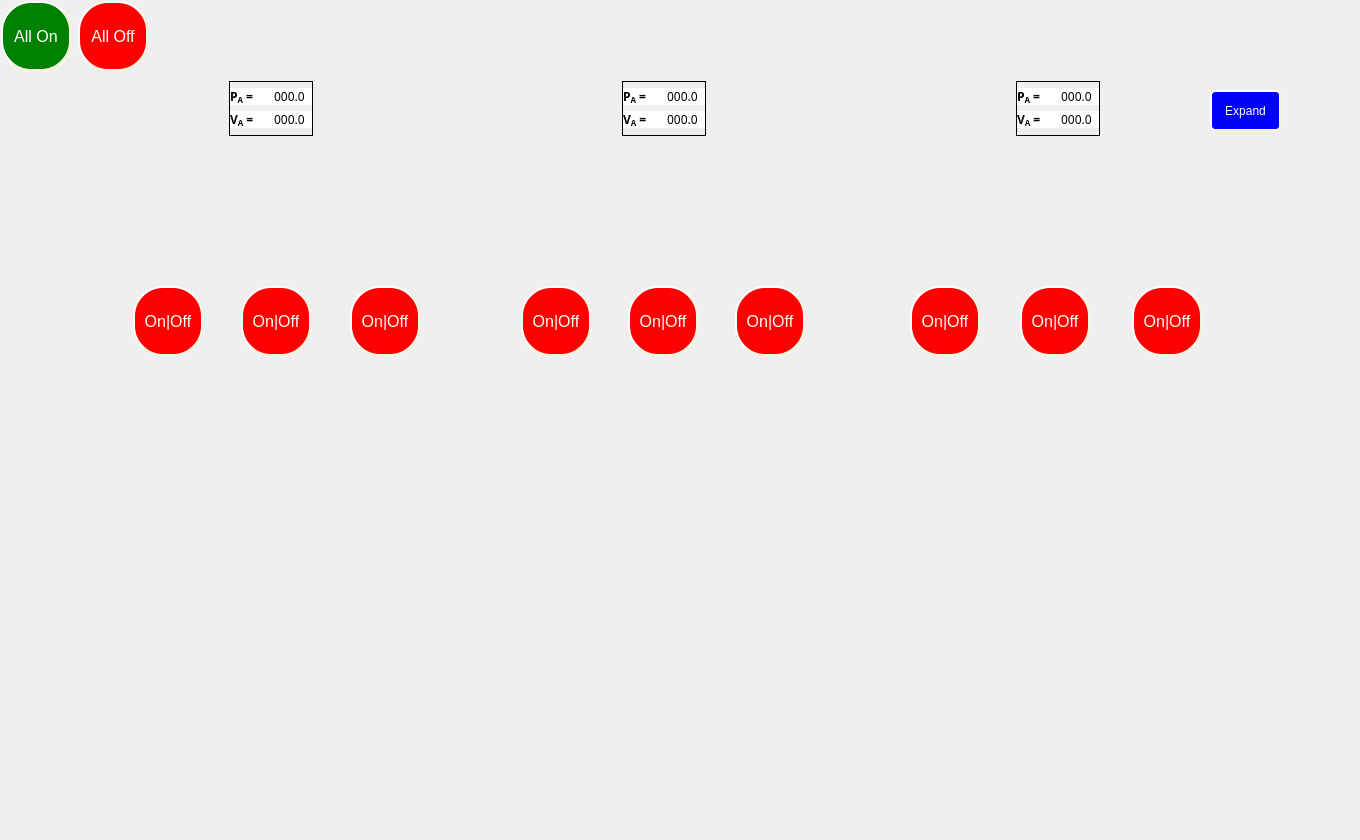
    <widget class="QWidget" name="InductiveLoads">
     <attribute name="title">
      <string>Inductive Loads</string>
     </attribute>
     <widget class="QLabel" name="label_2">
      <property name="geometry">
       <rect>
        <x>0</x>
        <y>110</y>
        <width>1351</width>
        <height>721</height>
       </rect>
      </property>
      <property name="styleSheet">
       <string notr="true">border-image: url(:/img/Ind.png);</string>
      </property>
      <property name="text">
       <string/>
      </property>
     </widget>
     <widget class="QPushButton" name="btnL1">
      <property name="geometry">
       <rect>
        <x>133</x>
        <y>286</y>
        <width>70</width>
        <height>70</height>
       </rect>
      </property>
      <property name="sizePolicy">
       <sizepolicy hsizetype="Preferred" vsizetype="Fixed">
        <horstretch>0</horstretch>
        <verstretch>0</verstretch>
       </sizepolicy>
      </property>
      <property name="minimumSize">
       <size>
        <width>70</width>
        <height>70</height>
       </size>
      </property>
      <property name="maximumSize">
       <size>
        <width>70</width>
        <height>70</height>
       </size>
      </property>
      <property name="styleSheet">
       <string notr="true">#btnL1{
background-color: red;
border-radius: 30px;
border-style: outset;
border-width: 2px;
border-color: beige;
padding: 3px;
max-width:60px;
max-height:60px;
min-width:60px;
min-height:60px;
font-size:16px;
font-weight:300;
color: white;
text-align:center;
}
#btnL1:checked{
	background-color: green;
}</string>
      </property>
      <property name="text">
       <string>On|Off</string>
      </property>
      <property name="checkable">
       <bool>true</bool>
      </property>
     </widget>
     <widget class="QPushButton" name="btnL2">
      <property name="geometry">
       <rect>
        <x>241</x>
        <y>286</y>
        <width>70</width>
        <height>70</height>
       </rect>
      </property>
      <property name="sizePolicy">
       <sizepolicy hsizetype="Preferred" vsizetype="Fixed">
        <horstretch>0</horstretch>
        <verstretch>0</verstretch>
       </sizepolicy>
      </property>
      <property name="minimumSize">
       <size>
        <width>70</width>
        <height>70</height>
       </size>
      </property>
      <property name="maximumSize">
       <size>
        <width>70</width>
        <height>70</height>
       </size>
      </property>
      <property name="styleSheet">
       <string notr="true">#btnL2{
background-color: red;
border-radius: 30px;
border-style: outset;
border-width: 2px;
border-color: beige;
padding: 3px;
max-width:60px;
max-height:60px;
min-width:60px;
min-height:60px;
font-size:16px;
font-weight:300;
color: white;
text-align:center;
}
#btnL2:checked{
	background-color: green;
}</string>
      </property>
      <property name="text">
       <string>On|Off</string>
      </property>
      <property name="checkable">
       <bool>true</bool>
      </property>
     </widget>
     <widget class="QPushButton" name="btnL3">
      <property name="geometry">
       <rect>
        <x>350</x>
        <y>286</y>
        <width>70</width>
        <height>70</height>
       </rect>
      </property>
      <property name="sizePolicy">
       <sizepolicy hsizetype="Preferred" vsizetype="Fixed">
        <horstretch>0</horstretch>
        <verstretch>0</verstretch>
       </sizepolicy>
      </property>
      <property name="minimumSize">
       <size>
        <width>70</width>
        <height>70</height>
       </size>
      </property>
      <property name="maximumSize">
       <size>
        <width>70</width>
        <height>70</height>
       </size>
      </property>
      <property name="styleSheet">
       <string notr="true">#btnL3{
background-color: red;
border-radius: 30px;
border-style: outset;
border-width: 2px;
border-color: beige;
padding: 3px;
max-width:60px;
max-height:60px;
min-width:60px;
min-height:60px;
font-size:16px;
font-weight:300;
color: white;
text-align:center;
}
#btnL3:checked{
	background-color: green;
}</string>
      </property>
      <property name="text">
       <string>On|Off</string>
      </property>
      <property name="checkable">
       <bool>true</bool>
      </property>
     </widget>
     <widget class="QPushButton" name="btnL4">
      <property name="geometry">
       <rect>
        <x>521</x>
        <y>286</y>
        <width>70</width>
        <height>70</height>
       </rect>
      </property>
      <property name="sizePolicy">
       <sizepolicy hsizetype="Preferred" vsizetype="Fixed">
        <horstretch>0</horstretch>
        <verstretch>0</verstretch>
       </sizepolicy>
      </property>
      <property name="minimumSize">
       <size>
        <width>70</width>
        <height>70</height>
       </size>
      </property>
      <property name="maximumSize">
       <size>
        <width>70</width>
        <height>70</height>
       </size>
      </property>
      <property name="styleSheet">
       <string notr="true">#btnL4{
background-color: red;
border-radius: 30px;
border-style: outset;
border-width: 2px;
border-color: beige;
padding: 3px;
max-width:60px;
max-height:60px;
min-width:60px;
min-height:60px;
font-size:16px;
font-weight:300;
color: white;
text-align:center;
}
#btnL4:checked{
	background-color: green;
}</string>
      </property>
      <property name="text">
       <string>On|Off</string>
      </property>
      <property name="checkable">
       <bool>true</bool>
      </property>
     </widget>
     <widget class="QPushButton" name="btnL5">
      <property name="geometry">
       <rect>
        <x>628</x>
        <y>286</y>
        <width>70</width>
        <height>70</height>
       </rect>
      </property>
      <property name="sizePolicy">
       <sizepolicy hsizetype="Preferred" vsizetype="Fixed">
        <horstretch>0</horstretch>
        <verstretch>0</verstretch>
       </sizepolicy>
      </property>
      <property name="minimumSize">
       <size>
        <width>70</width>
        <height>70</height>
       </size>
      </property>
      <property name="maximumSize">
       <size>
        <width>70</width>
        <height>70</height>
       </size>
      </property>
      <property name="styleSheet">
       <string notr="true">#btnL5{
background-color: red;
border-radius: 30px;
border-style: outset;
border-width: 2px;
border-color: beige;
padding: 3px;
max-width:60px;
max-height:60px;
min-width:60px;
min-height:60px;
font-size:16px;
font-weight:300;
color: white;
text-align:center;
}
#btnL5:checked{
	background-color: green;
}</string>
      </property>
      <property name="text">
       <string>On|Off</string>
      </property>
      <property name="checkable">
       <bool>true</bool>
      </property>
     </widget>
     <widget class="QPushButton" name="btnL6">
      <property name="geometry">
       <rect>
        <x>735</x>
        <y>286</y>
        <width>70</width>
        <height>70</height>
       </rect>
      </property>
      <property name="sizePolicy">
       <sizepolicy hsizetype="Preferred" vsizetype="Fixed">
        <horstretch>0</horstretch>
        <verstretch>0</verstretch>
       </sizepolicy>
      </property>
      <property name="minimumSize">
       <size>
        <width>70</width>
        <height>70</height>
       </size>
      </property>
      <property name="maximumSize">
       <size>
        <width>70</width>
        <height>70</height>
       </size>
      </property>
      <property name="styleSheet">
       <string notr="true">#btnL6{
background-color: red;
border-radius: 30px;
border-style: outset;
border-width: 2px;
border-color: beige;
padding: 3px;
max-width:60px;
max-height:60px;
min-width:60px;
min-height:60px;
font-size:16px;
font-weight:300;
color: white;
text-align:center;
}
#btnL6:checked{
	background-color: green;
}</string>
      </property>
      <property name="text">
       <string>On|Off</string>
      </property>
      <property name="checkable">
       <bool>true</bool>
      </property>
     </widget>
     <widget class="QPushButton" name="btnL7">
      <property name="geometry">
       <rect>
        <x>910</x>
        <y>286</y>
        <width>70</width>
        <height>70</height>
       </rect>
      </property>
      <property name="sizePolicy">
       <sizepolicy hsizetype="Preferred" vsizetype="Fixed">
        <horstretch>0</horstretch>
        <verstretch>0</verstretch>
       </sizepolicy>
      </property>
      <property name="minimumSize">
       <size>
        <width>70</width>
        <height>70</height>
       </size>
      </property>
      <property name="maximumSize">
       <size>
        <width>70</width>
        <height>70</height>
       </size>
      </property>
      <property name="styleSheet">
       <string notr="true">#btnL7{
background-color: red;
border-radius: 30px;
border-style: outset;
border-width: 2px;
border-color: beige;
padding: 3px;
max-width:60px;
max-height:60px;
min-width:60px;
min-height:60px;
font-size:16px;
font-weight:300;
color: white;
text-align:center;
}
#btnL7:checked{
	background-color: green;
}</string>
      </property>
      <property name="text">
       <string>On|Off</string>
      </property>
      <property name="checkable">
       <bool>true</bool>
      </property>
     </widget>
     <widget class="QPushButton" name="btnL8">
      <property name="geometry">
       <rect>
        <x>1020</x>
        <y>286</y>
        <width>70</width>
        <height>70</height>
       </rect>
      </property>
      <property name="sizePolicy">
       <sizepolicy hsizetype="Preferred" vsizetype="Fixed">
        <horstretch>0</horstretch>
        <verstretch>0</verstretch>
       </sizepolicy>
      </property>
      <property name="minimumSize">
       <size>
        <width>70</width>
        <height>70</height>
       </size>
      </property>
      <property name="maximumSize">
       <size>
        <width>70</width>
        <height>70</height>
       </size>
      </property>
      <property name="styleSheet">
       <string notr="true">#btnL8{
background-color: red;
border-radius: 30px;
border-style: outset;
border-width: 2px;
border-color: beige;
padding: 3px;
max-width:60px;
max-height:60px;
min-width:60px;
min-height:60px;
font-size:16px;
font-weight:300;
color: white;
text-align:center;
}
#btnL8:checked{
	background-color: green;
}</string>
      </property>
      <property name="text">
       <string>On|Off</string>
      </property>
      <property name="checkable">
       <bool>true</bool>
      </property>
     </widget>
     <widget class="QPushButton" name="btnL9">
      <property name="geometry">
       <rect>
        <x>1132</x>
        <y>286</y>
        <width>70</width>
        <height>70</height>
       </rect>
      </property>
      <property name="sizePolicy">
       <sizepolicy hsizetype="Preferred" vsizetype="Fixed">
        <horstretch>0</horstretch>
        <verstretch>0</verstretch>
       </sizepolicy>
      </property>
      <property name="minimumSize">
       <size>
        <width>70</width>
        <height>70</height>
       </size>
      </property>
      <property name="maximumSize">
       <size>
        <width>70</width>
        <height>70</height>
       </size>
      </property>
      <property name="styleSheet">
       <string notr="true">#btnL9{
background-color: red;
border-radius: 30px;
border-style: outset;
border-width: 2px;
border-color: beige;
padding: 3px;
max-width:60px;
max-height:60px;
min-width:60px;
min-height:60px;
font-size:16px;
font-weight:300;
color: white;
text-align:center;
}
#btnL9:checked{
	background-color: green;
}</string>
      </property>
      <property name="text">
       <string>On|Off</string>
      </property>
      <property name="checkable">
       <bool>true</bool>
      </property>
     </widget>
     <widget class="QFrame" name="frame_6">
      <property name="geometry">
       <rect>
        <x>622</x>
        <y>81</y>
        <width>84</width>
        <height>55</height>
       </rect>
      </property>
      <property name="frameShape">
       <enum>QFrame::Panel</enum>
      </property>
      <layout class="QHBoxLayout" name="horizontalLayout_10">
       <property name="spacing">
        <number>0</number>
       </property>
       <property name="leftMargin">
        <number>0</number>
       </property>
       <property name="topMargin">
        <number>0</number>
       </property>
       <property name="rightMargin">
        <number>0</number>
       </property>
       <property name="bottomMargin">
        <number>0</number>
       </property>
       <item>
        <layout class="QVBoxLayout" name="verticalLayout_17">
         <item>
          <widget class="QLabel" name="Pa_label_middle_IndLoad">
           <property name="sizePolicy">
            <sizepolicy hsizetype="Expanding" vsizetype="Fixed">
             <horstretch>0</horstretch>
             <verstretch>0</verstretch>
            </sizepolicy>
           </property>
           <property name="font">
            <font>
             <family>Inter UI</family>
             <pointsize>9</pointsize>
             <weight>75</weight>
             <bold>true</bold>
             <stylestrategy>PreferDefault</stylestrategy>
            </font>
           </property>
           <property name="styleSheet">
            <string notr="true">background-color: rgb(255, 255, 255);</string>
           </property>
           <property name="text">
            <string>&lt;html&gt;&lt;head/&gt;&lt;body&gt;&lt;p&gt;P&lt;span style=&quot; vertical-align:sub;&quot;&gt;A&lt;/span&gt; =&lt;/p&gt;&lt;/body&gt;&lt;/html&gt;</string>
           </property>
          </widget>
         </item>
         <item>
          <widget class="QLabel" name="Va_label_middle_IndLoad">
           <property name="sizePolicy">
            <sizepolicy hsizetype="Expanding" vsizetype="Fixed">
             <horstretch>0</horstretch>
             <verstretch>0</verstretch>
            </sizepolicy>
           </property>
           <property name="font">
            <font>
             <family>Inter UI</family>
             <pointsize>9</pointsize>
             <weight>75</weight>
             <bold>true</bold>
            </font>
           </property>
           <property name="styleSheet">
            <string notr="true">background-color: rgb(255, 255, 255);</string>
           </property>
           <property name="text">
            <string>&lt;html&gt;&lt;head/&gt;&lt;body&gt;&lt;p&gt;V&lt;span style=&quot; vertical-align:sub;&quot;&gt;A&lt;/span&gt; =&lt;/p&gt;&lt;/body&gt;&lt;/html&gt;</string>
           </property>
          </widget>
         </item>
        </layout>
       </item>
       <item>
        <layout class="QVBoxLayout" name="verticalLayout_18">
         <item>
          <widget class="QLabel" name="Pa_live_label_middle_IndLoad">
           <property name="sizePolicy">
            <sizepolicy hsizetype="Expanding" vsizetype="Fixed">
             <horstretch>0</horstretch>
             <verstretch>0</verstretch>
            </sizepolicy>
           </property>
           <property name="font">
            <font>
             <family>Inter UI Medium</family>
             <pointsize>9</pointsize>
            </font>
           </property>
           <property name="styleSheet">
            <string notr="true">background-color: rgb(255, 255, 255);</string>
           </property>
           <property name="text">
            <string> 000.0 </string>
           </property>
          </widget>
         </item>
         <item>
          <widget class="QLabel" name="Va_live_label_middle_IndLoad">
           <property name="sizePolicy">
            <sizepolicy hsizetype="Expanding" vsizetype="Fixed">
             <horstretch>0</horstretch>
             <verstretch>0</verstretch>
            </sizepolicy>
           </property>
           <property name="font">
            <font>
             <family>Inter UI Medium</family>
             <pointsize>9</pointsize>
            </font>
           </property>
           <property name="styleSheet">
            <string notr="true">background-color: rgb(255, 255, 255);</string>
           </property>
           <property name="text">
            <string> 000.0 </string>
           </property>
          </widget>
         </item>
        </layout>
       </item>
      </layout>
     </widget>
     <widget class="QWidget" name="layoutWidget">
      <property name="geometry">
       <rect>
        <x>0</x>
        <y>0</y>
        <width>149</width>
        <height>72</height>
       </rect>
      </property>
      <layout class="QHBoxLayout" name="horizontalLayout_5">
       <item>
        <widget class="QPushButton" name="btnAllOn_L">
         <property name="sizePolicy">
          <sizepolicy hsizetype="Preferred" vsizetype="Fixed">
           <horstretch>0</horstretch>
           <verstretch>0</verstretch>
          </sizepolicy>
         </property>
         <property name="minimumSize">
          <size>
           <width>70</width>
           <height>70</height>
          </size>
         </property>
         <property name="maximumSize">
          <size>
           <width>70</width>
           <height>70</height>
          </size>
         </property>
         <property name="styleSheet">
          <string notr="true">#btnAllOn_L{
background-color: green;
border-radius: 30px;
border-style: outset;
border-width: 2px;
border-color: beige;
padding: 3px;
max-width:60px;
max-height:60px;
min-width:60px;
min-height:60px;
font-size:16px;
font-weight:300;
color: white;
text-align:center;
}
#btnAllOn_L:checked{
	background-color: #28B463;
}</string>
         </property>
         <property name="text">
          <string>All On</string>
         </property>
         <property name="checkable">
          <bool>true</bool>
         </property>
        </widget>
       </item>
       <item>
        <widget class="QPushButton" name="btnAllOff_L">
         <property name="sizePolicy">
          <sizepolicy hsizetype="Preferred" vsizetype="Fixed">
           <horstretch>0</horstretch>
           <verstretch>0</verstretch>
          </sizepolicy>
         </property>
         <property name="minimumSize">
          <size>
           <width>70</width>
           <height>70</height>
          </size>
         </property>
         <property name="maximumSize">
          <size>
           <width>70</width>
           <height>70</height>
          </size>
         </property>
         <property name="styleSheet">
          <string notr="true">#btnAllOff_L{
background-color: red;
border-radius: 30px;
border-style: outset;
border-width: 2px;
border-color: beige;
padding: 3px;
max-width:60px;
max-height:60px;
min-width:60px;
min-height:60px;
font-size:16px;
font-weight:300;
color: white;
text-align:center;
}
#btnAllOff_L:checked{
	background-color: #F1948A;
}</string>
         </property>
         <property name="text">
          <string>All Off</string>
         </property>
         <property name="checkable">
          <bool>true</bool>
         </property>
        </widget>
       </item>
      </layout>
     </widget>
     <widget class="QPushButton" name="Ind_left_expand_butt">
      <property name="geometry">
       <rect>
        <x>1210</x>
        <y>90</y>
        <width>71</width>
        <height>41</height>
       </rect>
      </property>
      <property name="sizePolicy">
       <sizepolicy hsizetype="Minimum" vsizetype="Minimum">
        <horstretch>0</horstretch>
        <verstretch>0</verstretch>
       </sizepolicy>
      </property>
      <property name="minimumSize">
       <size>
        <width>10</width>
        <height>10</height>
       </size>
      </property>
      <property name="maximumSize">
       <size>
        <width>80</width>
        <height>80</height>
       </size>
      </property>
      <property name="sizeIncrement">
       <size>
        <width>1</width>
        <height>1</height>
       </size>
      </property>
      <property name="toolTip">
       <string>&lt;html&gt;&lt;head/&gt;&lt;body&gt;&lt;p&gt;Opens a window with data from all 3 phases.&lt;/p&gt;&lt;/body&gt;&lt;/html&gt;</string>
      </property>
      <property name="styleSheet">
       <string notr="true">#Ind_left_expand_butt{
background-color: blue;
border-style: outset;
border-radius: 5px;
border-width:2px;
border-color:beige;
font-size:12px;
font-weight:100;
color: white;

padding:2px;

}
#Ind_left_expand_butt:pressed{
	background-color: #ff8c00;
}</string>
      </property>
      <property name="text">
       <string>Expand</string>
      </property>
      <property name="checkable">
       <bool>true</bool>
      </property>
     </widget>
     <widget class="QFrame" name="frame_5">
      <property name="geometry">
       <rect>
        <x>229</x>
        <y>81</y>
        <width>84</width>
        <height>55</height>
       </rect>
      </property>
      <property name="frameShape">
       <enum>QFrame::Panel</enum>
      </property>
      <layout class="QHBoxLayout" name="horizontalLayout_8">
       <property name="spacing">
        <number>0</number>
       </property>
       <property name="leftMargin">
        <number>0</number>
       </property>
       <property name="topMargin">
        <number>0</number>
       </property>
       <property name="rightMargin">
        <number>0</number>
       </property>
       <property name="bottomMargin">
        <number>0</number>
       </property>
       <item>
        <layout class="QVBoxLayout" name="verticalLayout_14">
         <item>
          <widget class="QLabel" name="Pa_label_left_IndLoad">
           <property name="sizePolicy">
            <sizepolicy hsizetype="Expanding" vsizetype="Fixed">
             <horstretch>0</horstretch>
             <verstretch>0</verstretch>
            </sizepolicy>
           </property>
           <property name="font">
            <font>
             <family>Inter UI</family>
             <pointsize>9</pointsize>
             <weight>75</weight>
             <bold>true</bold>
             <stylestrategy>PreferDefault</stylestrategy>
            </font>
           </property>
           <property name="styleSheet">
            <string notr="true">background-color: rgb(255, 255, 255);</string>
           </property>
           <property name="text">
            <string>&lt;html&gt;&lt;head/&gt;&lt;body&gt;&lt;p&gt;P&lt;span style=&quot; vertical-align:sub;&quot;&gt;A&lt;/span&gt; =&lt;/p&gt;&lt;/body&gt;&lt;/html&gt;</string>
           </property>
          </widget>
         </item>
         <item>
          <widget class="QLabel" name="Va_label_left_IndLoad">
           <property name="sizePolicy">
            <sizepolicy hsizetype="Expanding" vsizetype="Fixed">
             <horstretch>0</horstretch>
             <verstretch>0</verstretch>
            </sizepolicy>
           </property>
           <property name="font">
            <font>
             <family>Inter UI</family>
             <pointsize>9</pointsize>
             <weight>75</weight>
             <bold>true</bold>
            </font>
           </property>
           <property name="styleSheet">
            <string notr="true">background-color: rgb(255, 255, 255);</string>
           </property>
           <property name="text">
            <string>&lt;html&gt;&lt;head/&gt;&lt;body&gt;&lt;p&gt;V&lt;span style=&quot; vertical-align:sub;&quot;&gt;A&lt;/span&gt; =&lt;/p&gt;&lt;/body&gt;&lt;/html&gt;</string>
           </property>
          </widget>
         </item>
        </layout>
       </item>
       <item>
        <layout class="QVBoxLayout" name="verticalLayout_15">
         <item>
          <widget class="QLabel" name="Pa_live_label_left_IndLoad">
           <property name="sizePolicy">
            <sizepolicy hsizetype="Expanding" vsizetype="Fixed">
             <horstretch>0</horstretch>
             <verstretch>0</verstretch>
            </sizepolicy>
           </property>
           <property name="font">
            <font>
             <family>Inter UI Medium</family>
             <pointsize>9</pointsize>
            </font>
           </property>
           <property name="styleSheet">
            <string notr="true">background-color: rgb(255, 255, 255);</string>
           </property>
           <property name="text">
            <string> 000.0 </string>
           </property>
          </widget>
         </item>
         <item>
          <widget class="QLabel" name="Va_live_label_left_IndLoad">
           <property name="sizePolicy">
            <sizepolicy hsizetype="Expanding" vsizetype="Fixed">
             <horstretch>0</horstretch>
             <verstretch>0</verstretch>
            </sizepolicy>
           </property>
           <property name="font">
            <font>
             <family>Inter UI Medium</family>
             <pointsize>9</pointsize>
            </font>
           </property>
           <property name="styleSheet">
            <string notr="true">background-color: rgb(255, 255, 255);</string>
           </property>
           <property name="text">
            <string> 000.0 </string>
           </property>
          </widget>
         </item>
        </layout>
       </item>
      </layout>
     </widget>
     <widget class="QFrame" name="frame_7">
      <property name="geometry">
       <rect>
        <x>1016</x>
        <y>81</y>
        <width>84</width>
        <height>55</height>
       </rect>
      </property>
      <property name="frameShape">
       <enum>QFrame::Panel</enum>
      </property>
      <layout class="QHBoxLayout" name="horizontalLayout_12">
       <property name="spacing">
        <number>0</number>
       </property>
       <property name="leftMargin">
        <number>0</number>
       </property>
       <property name="topMargin">
        <number>0</number>
       </property>
       <property name="rightMargin">
        <number>0</number>
       </property>
       <property name="bottomMargin">
        <number>0</number>
       </property>
       <item>
        <layout class="QVBoxLayout" name="verticalLayout_20">
         <item>
          <widget class="QLabel" name="Pa_label_right_IndLoad">
           <property name="sizePolicy">
            <sizepolicy hsizetype="Expanding" vsizetype="Fixed">
             <horstretch>0</horstretch>
             <verstretch>0</verstretch>
            </sizepolicy>
           </property>
           <property name="font">
            <font>
             <family>Inter UI</family>
             <pointsize>9</pointsize>
             <weight>75</weight>
             <bold>true</bold>
             <stylestrategy>PreferDefault</stylestrategy>
            </font>
           </property>
           <property name="styleSheet">
            <string notr="true">background-color: rgb(255, 255, 255);</string>
           </property>
           <property name="text">
            <string>&lt;html&gt;&lt;head/&gt;&lt;body&gt;&lt;p&gt;P&lt;span style=&quot; vertical-align:sub;&quot;&gt;A&lt;/span&gt; =&lt;/p&gt;&lt;/body&gt;&lt;/html&gt;</string>
           </property>
          </widget>
         </item>
         <item>
          <widget class="QLabel" name="Va_label_right_IndLoad">
           <property name="sizePolicy">
            <sizepolicy hsizetype="Expanding" vsizetype="Fixed">
             <horstretch>0</horstretch>
             <verstretch>0</verstretch>
            </sizepolicy>
           </property>
           <property name="font">
            <font>
             <family>Inter UI</family>
             <pointsize>9</pointsize>
             <weight>75</weight>
             <bold>true</bold>
            </font>
           </property>
           <property name="styleSheet">
            <string notr="true">background-color: rgb(255, 255, 255);</string>
           </property>
           <property name="text">
            <string>&lt;html&gt;&lt;head/&gt;&lt;body&gt;&lt;p&gt;V&lt;span style=&quot; vertical-align:sub;&quot;&gt;A&lt;/span&gt; =&lt;/p&gt;&lt;/body&gt;&lt;/html&gt;</string>
           </property>
          </widget>
         </item>
        </layout>
       </item>
       <item>
        <layout class="QVBoxLayout" name="verticalLayout_21">
         <item>
          <widget class="QLabel" name="Pa_live_label_right_IndLoad">
           <property name="sizePolicy">
            <sizepolicy hsizetype="Expanding" vsizetype="Fixed">
             <horstretch>0</horstretch>
             <verstretch>0</verstretch>
            </sizepolicy>
           </property>
           <property name="font">
            <font>
             <family>Inter UI Medium</family>
             <pointsize>9</pointsize>
            </font>
           </property>
           <property name="styleSheet">
            <string notr="true">background-color: rgb(255, 255, 255);</string>
           </property>
           <property name="text">
            <string> 000.0 </string>
           </property>
          </widget>
         </item>
         <item>
          <widget class="QLabel" name="Va_live_label_right_IndLoad">
           <property name="sizePolicy">
            <sizepolicy hsizetype="Expanding" vsizetype="Fixed">
             <horstretch>0</horstretch>
             <verstretch>0</verstretch>
            </sizepolicy>
           </property>
           <property name="font">
            <font>
             <family>Inter UI Medium</family>
             <pointsize>9</pointsize>
            </font>
           </property>
           <property name="styleSheet">
            <string notr="true">background-color: rgb(255, 255, 255);</string>
           </property>
           <property name="text">
            <string> 000.0 </string>
           </property>
          </widget>
         </item>
        </layout>
       </item>
      </layout>
     </widget>
    </widget>
